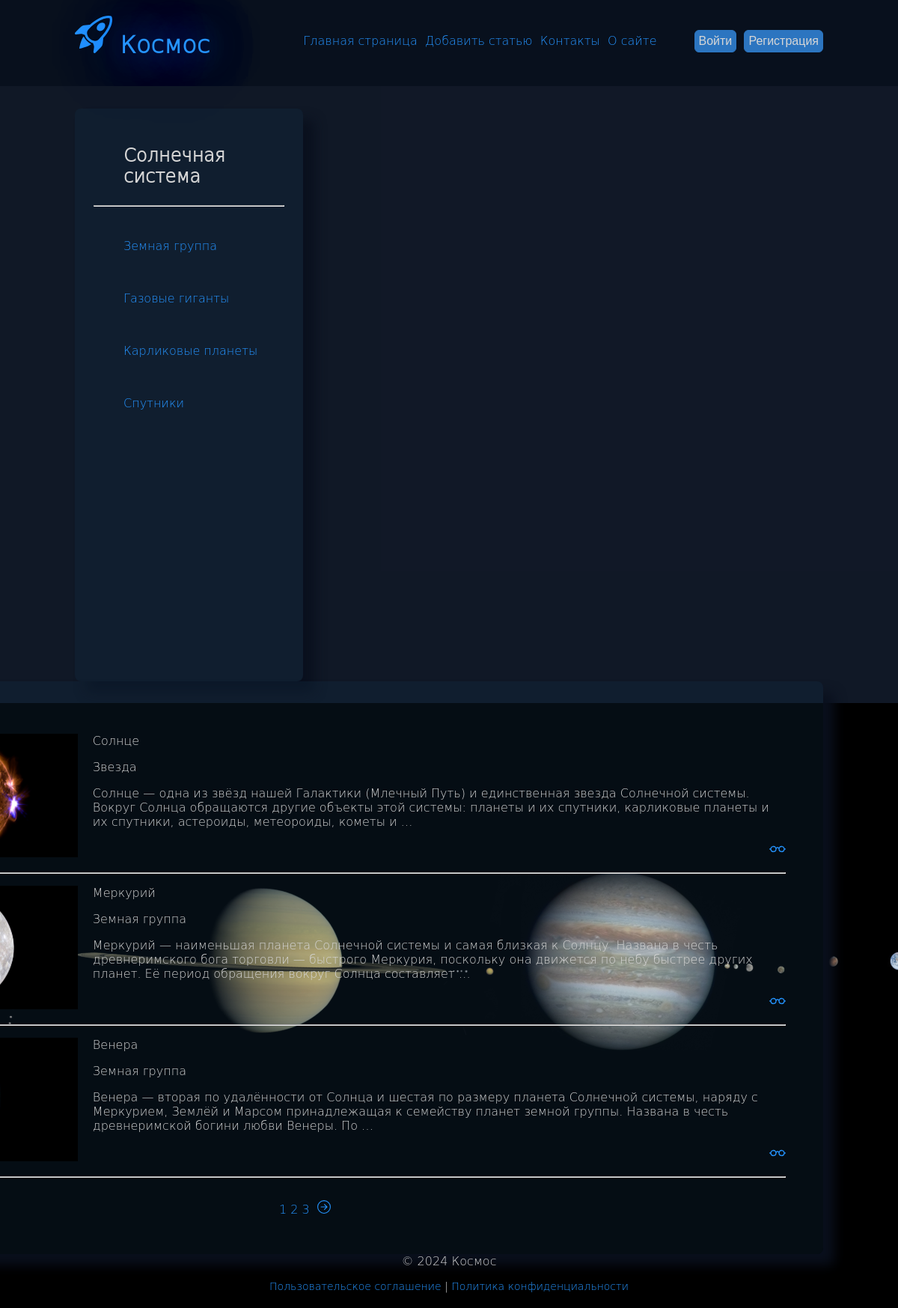
The page / on the database its author committed.
### basis/models.py (models this page shows)
class Category(models.Model):
    name = models.CharField(max_length=100, db_index=True, verbose_name="Категория")
    slug = models.SlugField(max_length=255, unique=True, db_index=True)
    class Meta:
        verbose_name = "категорию"
        verbose_name_plural = "Категории"
    def __str__(self):
        return self.name
    def get_absolute_url(self):
        return reverse('category', kwargs={'category_slug': self.slug})

class Basis(models.Model):
    post_title = models.CharField(max_length=255, verbose_name="Заголовок")
    post_content = models.TextField(blank=True, verbose_name="Текст статьи")
    photo = models.ImageField(upload_to="photos/%Y/%m/%d/", default=None, blank=True, null=True, verbose_name="Фото")
    slug = models.SlugField(max_length=255, unique=True, db_index=True, verbose_name="Слаг")
    category = models.ForeignKey(
        'Category', on_delete=models.PROTECT, related_name='all_posts', verbose_name="Категории", null=True
    )
    time_create = models.DateTimeField(auto_now_add=True, verbose_name="Время создания")
    time_update = models.DateTimeField(auto_now=True, verbose_name="Время изменения")
    is_published = models.BooleanField(default=True, verbose_name="Статус")
    objects = models.Manager()
    published = PublishManager()
    def __str__(self):
        return self.post_title
    class Meta:
        verbose_name = "объект"
        verbose_name_plural = "Объекты"
    def get_absolute_url(self):
        return reverse('post', kwargs={'post_slug': self.slug})

### basis/views.py (the view)
# urls.py: path('', views.HomePage.as_view(), name="home"),
class HomePage(ListView):
    template_name = 'basis/index.html'
    context_object_name = 'all_posts'
    paginate_by = 3
    extra_context = {
        'title': 'Космос',
        'main_title': 'Солнечная система',
    }
    def get_queryset(self):
        return Basis.published.all().select_related('category')

### basis/models.py (called while the page is built)
    def get_queryset(self):
        return super().get_queryset().filter(is_published=1)

### basis/templatetags/basis_tags.py (called while the page is built)
@register.inclusion_tag('basis/categories.html')
def get_categories(category_selected=0):
    categories = Category.objects.all()
    return {'categories': categories, 'category_selected': category_selected}

### basis/views.py (called while the page is built)
def get_menu():
    menu = [{'main_title': 'Контакты', 'name': 'contact'}, {'main_title': 'О сайте', 'name': 'about'}]
    return menu

### users/context_processors.py (called while the page is built)
def get_menu_context(request):
    return {'menu': get_menu()}

### basis/templates/basis/index.html (shortened to what this page needs)
{% extends 'base.html' %}
{% block content %}
<div class="content-container">
    {% for p in all_posts %}
    {% autoescape off %}
    {% if p.photo %}
    <a href='{{p.get_absolute_url}}'><img align="left" src="{{p.photo.url}}" height="165" hspace="20" alt="{{p}}"></a>
    {% else %}
    <a href='{{p.get_absolute_url}}'>{% include 'basis/inclusions/image_icon.html' %}</a>
    {% endif %}
    <p>{{p.post_title}}</p>
    {% if p.category != None %}
    <p>{{p.category}}</p>
    {% else %}
    <p>Звезда</p>
    {% endif %}
    <p>{{p.post_content|linebreaks|truncatewords:34}}</p>
    {% endautoescape %}
    <p align="right">
        <a href='{{p.get_absolute_url}}'>{% include 'basis/inclusions/eyeglasses_icon.html' %}
            <hr class="line">
        </a>
    </p>
    {% endfor %}
</div>
{% endblock %}
{% block navigation %}
<div class="navigation">
    {% if page_obj.has_other_pages %}
    {% for p in paginator.page_range %}
    {% if page_obj.number == p %}
    <a>{{ p }}</a>
    {% elif p >= page_obj.number|add:-2 and p <= page_obj.number|add:2 %}
    <a href="?page={{ p }}">{{ p }}</a>
    {% endif %}
    {% endfor %}
    {% if page_obj.has_next %}
    <a href="?page={{ page_obj.next_page_number }}">&nbsp;{% include 'basis/inclusions/caret_right_icon.html' %}</a>
    {% endif %}
    {% endif %}
</div>
{% endblock %}

### templates/base.html (shortened to what this page needs)
<!DOCTYPE html>
<html lang="ru">
{% load static %}
{% load basis_tags %}
<head>
    <link type="text/css" rel="stylesheet" href="{% static 'basis/css/styles.css' %}">
</head>
<body>
<div id="head-block">
    <div style="float:left" class="icon" id="shining">
        <a href="{% url 'home' %}"><h1>{% include 'basis/inclusions/main_icon.html' %}Космос</h1></a>
    </div>
    <div class="menu" style="float:right">
        <div class="main-menu" style="float:left">
            <a href="{% url 'home' %}">&nbsp;Главная страница</a>
            <a href="{% url 'users:add_post' %}">&nbsp;Добавить статью</a>
            {% for m in menu %}
            <a href="{% url m.name %}">&nbsp;{{m.main_title}}</a>
            {% endfor %}
        </div>
        <div class="authentication" style="float:right">
            {% if user.is_authenticated %}
            <a href="{% url 'users:profile' %}">{{user.username}}&nbsp;</a>
            <a href="{% url 'users:logout' %}">
                &nbsp;<button type="button" class="button-main">Выйти</button>
            </a>
            {% else %}
            <a href="{% url 'users:login' %}">
                <button type="button" class="button-main">Войти</button>
            </a>
            <a href="{% url 'users:registration' %}">
                &nbsp;<button type="button" class="button-main">Регистрация</button>
            </a>
            {% endif %}
        </div>
    </div>
</div>
<div id="body-block">
    <div style="float:left" class="categories">
        <ul><h2>{{main_title|linebreaks}}</h2></ul>
        <hr class="line">
        {% get_categories category_selected %}
    </div>
    <div style="float:right" class="content">
        {% block content %}{% endblock %}
        {% block navigation %}{% endblock %}
    </div>
</div>
<div id="footer">
    <p>&copy 2024 Космос</p>
    <p style="font-size: 14px">
        <a href="{% url 'terms' %}">Пользовательское соглашение</a> |
        <a href="{% url 'privacy' %}">Политика конфиденциальности</a>
    </p>
</div>
</body>
</html>

### basis/templates/basis/categories.html
{% for c in categories %}
{% if c.id == category_selected %}
<br>
<ul><a class="selected">{{c.name}}</a></ul>
{% else %}
<br>
<ul><a href="{{c.get_absolute_url}}">{{c.name}}</a></ul>
{% endif %}
{% endfor %}

### basis/static/basis/css/styles.css (style rules this page uses)
html, body { height: 100%; margin: 0 auto; font-family: 'DejaVu Sans Light', 'Tahoma'; background: #192131; }
h2 { color: #D6D6D6; }
p { color: #D6D6D6; }
a { color: #2594ff; text-decoration: none; }

### basis/static/basis/css/head.css (style rules this page uses)
#head-block { height: 115px; width: 100%; padding: 0px 0px 0px 100px; position: fixed; background: rgba(9, 16, 29, 0.95); }
div.icon { display: inline-block; width: 100%: height: 115px; }
div.main-menu { display: inline-block; padding: 45px 50px 0px 0px; list-style: none; font-size: 16px; }
div.authentication { display: inline-block; padding: 40px 200px 0px 0px; list-style: none; }
#shining { animation: animate 5s linear infinite; text-shadow: 0 0 50px #0072ff, 0 0 100px #0072ff, 0 0 150px #0072ff, 0 0 200px #0072ff; }

### basis/static/basis/css/body.css (style rules this page uses)
#body-block { height: 764px; width: auto; padding: 145px 100px 30px 100px; background: rgba(9, 16, 29, 0.50); }
div.categories { display: inline-block; overflow-x: hidden; overflow-y: auto; height: 715px; width: 255px; padding: 25px; border-radius: 8px; box-shadow: 15px 15px 15px rgba(9, 16, 29, 0.95); background: rgba(19, 44, 67, 0.30); color: #009be8; font-size: 16px; }
div.content { display: inline-block; overflow-x: hidden; overflow-y: auto; height: 715px; width: 1285px; padding: 50px 50px 0px 50px; border-radius: 8px; box-shadow: 15px 15px 15px rgba(9, 16, 29, 0.95); background: rgba(19, 44, 67, 0.30); }
div.content-container { margin: 20px 0px 0px 0px; }
hr.line { width: auto; color: rgba(88, 96, 100, 0.50); }
div.navigation { margin: 30px 0px 0px 0px; text-align: center; }

### basis/static/basis/css/footer.css (style rules this page uses)
#footer { height: auto; width: auto; padding: 395px 0px 5px 0px; background: #000000 url('../images/sol.png') no-repeat center; text-align: center; }

### basis/static/basis/css/buttons.css (style rules this page uses)
button.button-main { background: #2c75c0; padding: 5px; font-size: 16px; color: #D6D6D6; border: 1px solid #2c75c0; border-radius: 6px; }

### rows shown on the page
Category: name "Земная группа"
Category: name "Газовые гиганты"
Category: name "Карликовые планеты"
Category: name "Спутники"
Basis: photo (picture), post_title "Солнце", shows "Звезда", post_content "Солнце — одна из звёзд нашей Галактики (Млечный Путь) и единственная звезда Солнечной системы. Вокруг Солнца обращаются другие объекты этой системы: планеты и их спутники, карликовые планеты и их спутники, астероиды, метеороиды, кометы и …"
Basis: photo (picture), post_title "Меркурий", category "Земная группа", post_content "Меркурий — наименьшая планета Солнечной системы и самая близкая к Солнцу. Названа в честь древнеримского бога торговли — быстрого Меркурия, поскольку она движется по небу быстрее других планет. Её период обращения вокруг Солнца составляет …"
Basis: photo (picture), post_title "Венера", category "Земная группа", post_content "Венера — вторая по удалённости от Солнца и шестая по размеру планета Солнечной системы, наряду с Меркурием, Землёй и Марсом принадлежащая к семейству планет земной группы. Названа в честь древнеримской богини любви Венеры. По …"

### other values the page prints
{{ m.main_title }} "Контакты" "О сайте"
{{ main_title|linebreaks }} "Солнечная система"
{{ p }} "1"
{{ p }} "2" "3"
